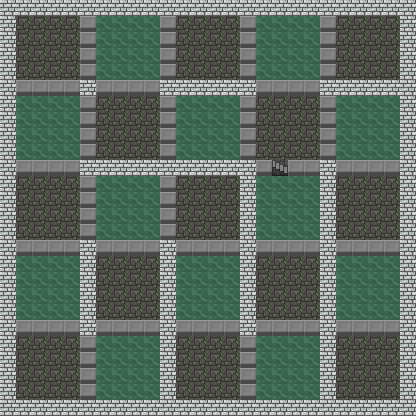

A level layout from a 2D game, rendered from its tile map. Below: a short description, then the map file with its tile-grid data intact:
An orthogonal 26x26 tile map with 16x16 px tiles, 1 tile layer (tiles).

<map version="1.2" tiledversion="1.3.3" orientation="orthogonal" renderorder="right-down" width="26" height="26" tilewidth="16" tileheight="16" infinite="0" nextlayerid="6" nextobjectid="1">
 <tileset firstgid="1" source="default_tileset.tsx" />
 <objectgroup id="3" name="mobs" />
 <objectgroup id="4" name="areas" />
 <objectgroup id="5" name="items" />
 <layer id="1" name="tiles" width="26" height="26">
  <data encoding="csv">
13,13,13,13,13,13,13,13,13,13,13,13,13,13,13,13,13,13,13,13,13,13,13,13,13,13,
13,3,3,3,3,11,6,6,6,6,11,3,3,3,3,11,6,6,6,6,11,3,3,3,3,13,
13,3,3,3,3,11,6,6,6,6,11,3,3,3,3,11,6,6,6,6,11,3,3,3,3,13,
13,3,3,3,3,11,6,6,6,6,11,3,3,3,3,11,6,6,6,6,11,3,3,3,3,13,
13,3,3,3,3,11,6,6,6,6,11,3,3,3,3,11,6,6,6,6,11,3,3,3,3,13,
13,11,11,11,11,13,11,11,11,11,13,13,13,13,13,13,11,11,11,11,13,13,13,13,13,13,
13,6,6,6,6,11,3,3,3,3,11,6,6,6,6,11,3,3,3,3,11,6,6,6,6,13,
13,6,6,6,6,11,3,3,3,3,11,6,6,6,6,11,3,3,3,3,11,6,6,6,6,13,
13,6,6,6,6,11,3,3,3,3,11,6,6,6,6,11,3,3,3,3,11,6,6,6,6,13,
13,6,6,6,6,11,3,3,3,3,11,6,6,6,6,11,3,3,3,3,11,6,6,6,6,13,
13,11,11,11,11,13,13,13,13,13,13,13,13,13,13,13,11,7,11,11,13,11,11,11,11,13,
13,3,3,3,3,11,6,6,6,6,11,3,3,3,3,13,6,6,6,6,13,3,3,3,3,13,
13,3,3,3,3,11,6,6,6,6,11,3,3,3,3,13,6,6,6,6,13,3,3,3,3,13,
13,3,3,3,3,11,6,6,6,6,11,3,3,3,3,13,6,6,6,6,13,3,3,3,3,13,
13,3,3,3,3,11,6,6,6,6,11,3,3,3,3,13,6,6,6,6,13,3,3,3,3,13,
13,11,11,11,11,13,11,11,11,11,13,11,11,11,11,13,11,11,11,11,13,11,11,11,11,13,
13,6,6,6,6,13,3,3,3,3,13,6,6,6,6,13,3,3,3,3,13,6,6,6,6,13,
13,6,6,6,6,13,3,3,3,3,13,6,6,6,6,13,3,3,3,3,13,6,6,6,6,13,
13,6,6,6,6,13,3,3,3,3,13,6,6,6,6,13,3,3,3,3,13,6,6,6,6,13,
13,6,6,6,6,13,3,3,3,3,13,6,6,6,6,13,3,3,3,3,13,6,6,6,6,13,
13,11,11,11,11,13,11,11,11,11,13,11,11,11,11,13,11,11,11,11,13,11,11,11,11,13,
13,3,3,3,3,11,6,6,6,6,13,3,3,3,3,11,6,6,6,6,13,3,3,3,3,13,
13,3,3,3,3,11,6,6,6,6,13,3,3,3,3,11,6,6,6,6,13,3,3,3,3,13,
13,3,3,3,3,11,6,6,6,6,13,3,3,3,3,11,6,6,6,6,13,3,3,3,3,13,
13,3,3,3,3,11,6,6,6,6,13,3,3,3,3,11,6,6,6,6,13,3,3,3,3,13,
13,13,13,13,13,13,13,13,13,13,13,13,13,13,13,13,13,13,13,13,13,13,13,13,13,13
</data>
 </layer>
</map>
